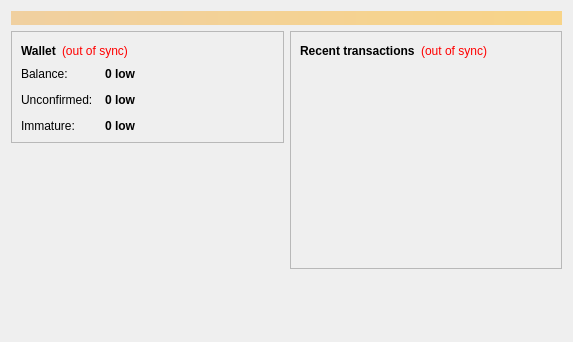
<?xml version="1.0" encoding="UTF-8"?>
<ui version="4.0">
 <class>OverviewPage</class>
 <widget class="QWidget" name="OverviewPage">
  <property name="geometry">
   <rect>
    <x>0</x>
    <y>0</y>
    <width>573</width>
    <height>342</height>
   </rect>
  </property>
  <property name="windowTitle">
   <string>Form</string>
  </property>
  <layout class="QVBoxLayout" name="topLayout">
   <item>
    <widget class="QLabel" name="labelAlerts">
     <property name="visible">
      <bool>false</bool>
     </property>
     <property name="styleSheet">
      <string notr="true">background-color: qlineargradient(x1: 0, y1: 0, x2: 1, y2: 0, stop:0 #F0D0A0, stop:1 #F8D488); color:#000000;</string>
     </property>
     <property name="wordWrap">
      <bool>true</bool>
     </property>
     <property name="margin">
      <number>3</number>
     </property>
    </widget>
   </item>
   <item>
    <layout class="QHBoxLayout" name="horizontalLayout" stretch="1,1">
     <item>
      <layout class="QVBoxLayout" name="verticalLayout_2">
       <item>
        <widget class="QFrame" name="frame">
         <property name="frameShape">
          <enum>QFrame::StyledPanel</enum>
         </property>
         <property name="frameShadow">
          <enum>QFrame::Raised</enum>
         </property>
         <layout class="QVBoxLayout" name="verticalLayout_4">
          <item>
           <layout class="QHBoxLayout" name="horizontalLayout_4">
            <item>
             <widget class="QLabel" name="label_5">
              <property name="font">
               <font>
                <weight>75</weight>
                <bold>true</bold>
               </font>
              </property>
              <property name="text">
               <string>Wallet</string>
              </property>
             </widget>
            </item>
            <item>
             <widget class="QLabel" name="labelWalletStatus">
              <property name="toolTip">
               <string>The displayed information may be out of date. Your wallet automatically synchronizes with the Lowcoin network after a connection is established, but this process has not completed yet.</string>
              </property>
              <property name="styleSheet">
               <string notr="true">QLabel { color: red; }</string>
              </property>
              <property name="text">
               <string notr="true">(out of sync)</string>
              </property>
              <property name="alignment">
               <set>Qt::AlignLeading|Qt::AlignLeft|Qt::AlignVCenter</set>
              </property>
             </widget>
            </item>
            <item>
             <spacer name="horizontalSpacer_2">
              <property name="orientation">
               <enum>Qt::Horizontal</enum>
              </property>
              <property name="sizeHint" stdset="0">
               <size>
                <width>40</width>
                <height>20</height>
               </size>
              </property>
             </spacer>
            </item>
           </layout>
          </item>
          <item>
           <layout class="QFormLayout" name="formLayout_2">
            <property name="fieldGrowthPolicy">
             <enum>QFormLayout::AllNonFixedFieldsGrow</enum>
            </property>
            <property name="horizontalSpacing">
             <number>12</number>
            </property>
            <property name="verticalSpacing">
             <number>12</number>
            </property>
            <item row="0" column="0">
             <widget class="QLabel" name="label">
              <property name="text">
               <string>Balance:</string>
              </property>
             </widget>
            </item>
            <item row="0" column="1">
             <widget class="QLabel" name="labelBalance">
              <property name="font">
               <font>
                <weight>75</weight>
                <bold>true</bold>
               </font>
              </property>
              <property name="cursor">
               <cursorShape>IBeamCursor</cursorShape>
              </property>
              <property name="toolTip">
               <string>Your current balance</string>
              </property>
              <property name="text">
               <string notr="true">0 low</string>
              </property>
              <property name="textInteractionFlags">
               <set>Qt::LinksAccessibleByMouse|Qt::TextSelectableByKeyboard|Qt::TextSelectableByMouse</set>
              </property>
             </widget>
            </item>
            <item row="1" column="0">
             <widget class="QLabel" name="label_3">
              <property name="text">
               <string>Unconfirmed:</string>
              </property>
             </widget>
            </item>
            <item row="1" column="1">
             <widget class="QLabel" name="labelUnconfirmed">
              <property name="font">
               <font>
                <weight>75</weight>
                <bold>true</bold>
               </font>
              </property>
              <property name="cursor">
               <cursorShape>IBeamCursor</cursorShape>
              </property>
              <property name="toolTip">
               <string>Total of transactions that have yet to be confirmed, and do not yet count toward the current balance</string>
              </property>
              <property name="text">
               <string notr="true">0 low</string>
              </property>
              <property name="textInteractionFlags">
               <set>Qt::LinksAccessibleByMouse|Qt::TextSelectableByKeyboard|Qt::TextSelectableByMouse</set>
              </property>
             </widget>
            </item>
            <item row="2" column="0">
             <widget class="QLabel" name="labelImmatureText">
              <property name="text">
               <string>Immature:</string>
              </property>
             </widget>
            </item>
            <item row="2" column="1">
             <widget class="QLabel" name="labelImmature">
              <property name="font">
               <font>
                <weight>75</weight>
                <bold>true</bold>
               </font>
              </property>
              <property name="toolTip">
               <string>Mined balance that has not yet matured</string>
              </property>
              <property name="text">
               <string notr="true">0 low</string>
              </property>
              <property name="textInteractionFlags">
               <set>Qt::LinksAccessibleByMouse|Qt::TextSelectableByKeyboard|Qt::TextSelectableByMouse</set>
              </property>
             </widget>
            </item>
           </layout>
          </item>
         </layout>
        </widget>
       </item>
       <item>
        <spacer name="verticalSpacer">
         <property name="orientation">
          <enum>Qt::Vertical</enum>
         </property>
         <property name="sizeHint" stdset="0">
          <size>
           <width>20</width>
           <height>40</height>
          </size>
         </property>
        </spacer>
       </item>
      </layout>
     </item>
     <item>
      <layout class="QVBoxLayout" name="verticalLayout_3">
       <item>
        <widget class="QFrame" name="frame_2">
         <property name="frameShape">
          <enum>QFrame::StyledPanel</enum>
         </property>
         <property name="frameShadow">
          <enum>QFrame::Raised</enum>
         </property>
         <layout class="QVBoxLayout" name="verticalLayout">
          <item>
           <layout class="QHBoxLayout" name="horizontalLayout_2">
            <item>
             <widget class="QLabel" name="label_4">
              <property name="text">
               <string>&lt;b&gt;Recent transactions&lt;/b&gt;</string>
              </property>
             </widget>
            </item>
            <item>
             <widget class="QLabel" name="labelTransactionsStatus">
              <property name="toolTip">
               <string>The displayed information may be out of date. Your wallet automatically synchronizes with the Lowcoin network after a connection is established, but this process has not completed yet.</string>
              </property>
              <property name="styleSheet">
               <string notr="true">QLabel { color: red; }</string>
              </property>
              <property name="text">
               <string notr="true">(out of sync)</string>
              </property>
              <property name="alignment">
               <set>Qt::AlignRight|Qt::AlignTrailing|Qt::AlignVCenter</set>
              </property>
             </widget>
            </item>
            <item>
             <spacer name="horizontalSpacer">
              <property name="orientation">
               <enum>Qt::Horizontal</enum>
              </property>
              <property name="sizeHint" stdset="0">
               <size>
                <width>40</width>
                <height>20</height>
               </size>
              </property>
             </spacer>
            </item>
           </layout>
          </item>
          <item>
           <widget class="QListView" name="listTransactions">
            <property name="styleSheet">
             <string notr="true">QListView { background: transparent; }</string>
            </property>
            <property name="frameShape">
             <enum>QFrame::NoFrame</enum>
            </property>
            <property name="verticalScrollBarPolicy">
             <enum>Qt::ScrollBarAlwaysOff</enum>
            </property>
            <property name="horizontalScrollBarPolicy">
             <enum>Qt::ScrollBarAlwaysOff</enum>
            </property>
            <property name="selectionMode">
             <enum>QAbstractItemView::NoSelection</enum>
            </property>
           </widget>
          </item>
         </layout>
        </widget>
       </item>
       <item>
        <spacer name="verticalSpacer_2">
         <property name="orientation">
          <enum>Qt::Vertical</enum>
         </property>
         <property name="sizeHint" stdset="0">
          <size>
           <width>20</width>
           <height>40</height>
          </size>
         </property>
        </spacer>
       </item>
      </layout>
     </item>
    </layout>
   </item>
  </layout>
 </widget>
 <resources/>
 <connections/>
</ui>
